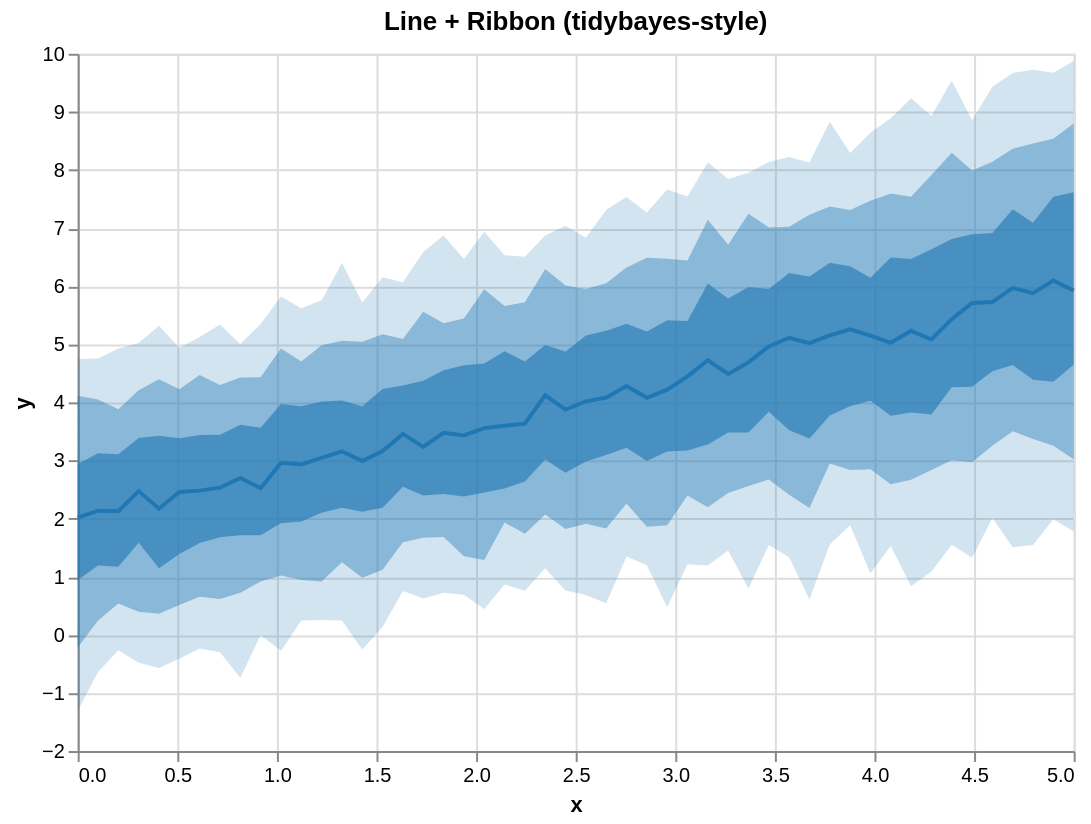

This figure's Vega-Lite source:
### Vega-Lite specification from a JSON file in a GitHub repository (floating-point values rounded to 4 significant figures)
{"$schema": "https://vega.github.io/schema/vega-lite/v5.json", "height": 350, "layer": [{"encoding": {"x": {"field": "x", "type": "quantitative"}, "y2": {"field": "hi_0_95_"}, "y": {"field": "lo_0_95_", "title": "y", "type": "quantitative"}}, "mark": {"line": false, "fill": "#1f77b4", "type": "area", "opacity": 0.2}}, {"encoding": {"x": {"field": "x", "type": "quantitative"}, "y2": {"field": "hi_0_8_"}, "y": {"field": "lo_0_8_", "title": "y", "type": "quantitative"}}, "mark": {"line": false, "fill": "#1f77b4", "type": "area", "opacity": 0.4}}, {"encoding": {"x": {"field": "x", "type": "quantitative"}, "y2": {"field": "hi_0_5_"}, "y": {"field": "lo_0_5_", "title": "y", "type": "quantitative"}}, "mark": {"line": false, "fill": "#1f77b4", "type": "area", "opacity": 0.6}}, {"encoding": {"x": {"field": "x", "type": "quantitative"}, "y": {"field": "__median__", "type": "quantitative"}}, "mark": {"color": "#1f77b4", "strokeWidth": 2, "type": "line"}}], "data": {"values": [{"lo_0_8_": -0.2193, "lo_0_95_": -1.31, "hi_0_8_": 4.113, "x": 0.0, "__median__": 2.015, "hi_0_5_": 2.939, "hi_0_95_": 4.747, "lo_0_5_": 0.938}, {"lo_0_8_": 0.2461, "lo_0_95_": -0.6399, "hi_0_8_": 4.047, "x": 0.102, "__median__": 2.136, "hi_0_5_": 3.126, "hi_0_95_": 4.754, "lo_0_5_": 1.192}, {"lo_0_8_": 0.5402, "lo_0_95_": -0.2682, "hi_0_8_": 3.88, "x": 0.2041, "__median__": 2.129, "hi_0_5_": 3.107, "hi_0_95_": 4.926, "lo_0_5_": 1.172}, {"lo_0_8_": 0.3954, "lo_0_95_": -0.482, "hi_0_8_": 4.207, "x": 0.3061, "__median__": 2.473, "hi_0_5_": 3.388, "hi_0_95_": 5.023, "lo_0_5_": 1.583}, {"lo_0_8_": 0.3637, "lo_0_95_": -0.5699, "hi_0_8_": 4.397, "x": 0.4082, "__median__": 2.17, "hi_0_5_": 3.424, "hi_0_95_": 5.317, "lo_0_5_": 1.144}, {"lo_0_8_": 0.5118, "lo_0_95_": -0.4145, "hi_0_8_": 4.224, "x": 0.5102, "__median__": 2.458, "hi_0_5_": 3.382, "hi_0_95_": 4.939, "lo_0_5_": 1.391}, {"lo_0_8_": 0.6561, "lo_0_95_": -0.2367, "hi_0_8_": 4.471, "x": 0.6122, "__median__": 2.481, "hi_0_5_": 3.441, "hi_0_95_": 5.124, "lo_0_5_": 1.579}, {"lo_0_8_": 0.6144, "lo_0_95_": -0.2996, "hi_0_8_": 4.298, "x": 0.7143, "__median__": 2.532, "hi_0_5_": 3.442, "hi_0_95_": 5.339, "lo_0_5_": 1.677}, {"lo_0_8_": 0.7234, "lo_0_95_": -0.741, "hi_0_8_": 4.429, "x": 0.8163, "__median__": 2.698, "hi_0_5_": 3.614, "hi_0_95_": 5.004, "lo_0_5_": 1.712}, {"lo_0_8_": 0.9181, "lo_0_95_": -0.008916, "hi_0_8_": 4.43, "x": 0.9184, "__median__": 2.521, "hi_0_5_": 3.564, "hi_0_95_": 5.35, "lo_0_5_": 1.713}, {"lo_0_8_": 1.022, "lo_0_95_": -0.2744, "hi_0_8_": 4.927, "x": 1.02, "__median__": 2.962, "hi_0_5_": 3.972, "hi_0_95_": 5.822, "lo_0_5_": 1.921}, {"lo_0_8_": 0.9448, "lo_0_95_": 0.2443, "hi_0_8_": 4.702, "x": 1.122, "__median__": 2.931, "hi_0_5_": 3.934, "hi_0_95_": 5.618, "lo_0_5_": 1.949}, {"lo_0_8_": 0.9188, "lo_0_95_": 0.2532, "hi_0_8_": 4.983, "x": 1.224, "__median__": 3.043, "hi_0_5_": 4.014, "hi_0_95_": 5.756, "lo_0_5_": 2.1}, {"lo_0_8_": 1.247, "lo_0_95_": 0.2455, "hi_0_8_": 5.063, "x": 1.327, "__median__": 3.156, "hi_0_5_": 4.033, "hi_0_95_": 6.398, "lo_0_5_": 2.185}, {"lo_0_8_": 0.9814, "lo_0_95_": -0.2534, "hi_0_8_": 5.043, "x": 1.429, "__median__": 2.992, "hi_0_5_": 3.934, "hi_0_95_": 5.721, "lo_0_5_": 2.119}, {"lo_0_8_": 1.121, "lo_0_95_": 0.1387, "hi_0_8_": 5.172, "x": 1.531, "__median__": 3.163, "hi_0_5_": 4.23, "hi_0_95_": 6.154, "lo_0_5_": 2.186}, {"lo_0_8_": 1.594, "lo_0_95_": 0.7548, "hi_0_8_": 5.09, "x": 1.633, "__median__": 3.457, "hi_0_5_": 4.29, "hi_0_95_": 6.07, "lo_0_5_": 2.55}, {"lo_0_8_": 1.67, "lo_0_95_": 0.6261, "hi_0_8_": 5.559, "x": 1.735, "__median__": 3.233, "hi_0_5_": 4.374, "hi_0_95_": 6.586, "lo_0_5_": 2.398}, {"lo_0_8_": 1.681, "lo_0_95_": 0.7245, "hi_0_8_": 5.361, "x": 1.837, "__median__": 3.475, "hi_0_5_": 4.551, "hi_0_95_": 6.872, "lo_0_5_": 2.421}, {"lo_0_8_": 1.352, "lo_0_95_": 0.6886, "hi_0_8_": 5.446, "x": 1.939, "__median__": 3.43, "hi_0_5_": 4.637, "hi_0_95_": 6.469, "lo_0_5_": 2.38}, {"lo_0_8_": 1.285, "lo_0_95_": 0.4434, "hi_0_8_": 5.946, "x": 2.041, "__median__": 3.558, "hi_0_5_": 4.67, "hi_0_95_": 6.937, "lo_0_5_": 2.451}, {"lo_0_8_": 1.931, "lo_0_95_": 0.8651, "hi_0_8_": 5.661, "x": 2.143, "__median__": 3.596, "hi_0_5_": 4.879, "hi_0_95_": 6.533, "lo_0_5_": 2.52}, {"lo_0_8_": 1.738, "lo_0_95_": 0.7573, "hi_0_8_": 5.724, "x": 2.245, "__median__": 3.634, "hi_0_5_": 4.704, "hi_0_95_": 6.508, "lo_0_5_": 2.639}, {"lo_0_8_": 2.071, "lo_0_95_": 1.144, "hi_0_8_": 6.297, "x": 2.347, "__median__": 4.121, "hi_0_5_": 4.986, "hi_0_95_": 6.87, "lo_0_5_": 3.018}, {"lo_0_8_": 1.822, "lo_0_95_": 0.7603, "hi_0_8_": 6.013, "x": 2.449, "__median__": 3.876, "hi_0_5_": 4.874, "hi_0_95_": 7.04, "lo_0_5_": 2.789}, {"lo_0_8_": 1.911, "lo_0_95_": 0.6836, "hi_0_8_": 5.954, "x": 2.551, "__median__": 4.019, "hi_0_5_": 5.15, "hi_0_95_": 6.832, "lo_0_5_": 2.98}, {"lo_0_8_": 1.83, "lo_0_95_": 0.5437, "hi_0_8_": 6.051, "x": 2.653, "__median__": 4.084, "hi_0_5_": 5.234, "hi_0_95_": 7.311, "lo_0_5_": 3.096}, {"lo_0_8_": 2.26, "lo_0_95_": 1.345, "hi_0_8_": 6.321, "x": 2.755, "__median__": 4.282, "hi_0_5_": 5.356, "hi_0_95_": 7.537, "lo_0_5_": 3.22}, {"lo_0_8_": 1.86, "lo_0_95_": 1.196, "hi_0_8_": 6.491, "x": 2.857, "__median__": 4.078, "hi_0_5_": 5.222, "hi_0_95_": 7.267, "lo_0_5_": 2.991}, {"lo_0_8_": 1.885, "lo_0_95_": 0.478, "hi_0_8_": 6.473, "x": 2.959, "__median__": 4.22, "hi_0_5_": 5.413, "hi_0_95_": 7.663, "lo_0_5_": 3.153}, {"lo_0_8_": 2.396, "lo_0_95_": 1.216, "hi_0_8_": 6.441, "x": 3.061, "__median__": 4.448, "hi_0_5_": 5.402, "hi_0_95_": 7.542, "lo_0_5_": 3.17}, {"lo_0_8_": 2.193, "lo_0_95_": 1.191, "hi_0_8_": 7.143, "x": 3.163, "__median__": 4.727, "hi_0_5_": 6.047, "hi_0_95_": 8.133, "lo_0_5_": 3.276}, {"lo_0_8_": 2.441, "lo_0_95_": 1.45, "hi_0_8_": 6.711, "x": 3.265, "__median__": 4.489, "hi_0_5_": 5.789, "hi_0_95_": 7.843, "lo_0_5_": 3.481}, {"lo_0_8_": 2.559, "lo_0_95_": 0.7948, "hi_0_8_": 7.246, "x": 3.367, "__median__": 4.689, "hi_0_5_": 5.988, "hi_0_95_": 7.954, "lo_0_5_": 3.481}, {"lo_0_8_": 2.673, "lo_0_95_": 1.547, "hi_0_8_": 7.012, "x": 3.469, "__median__": 4.964, "hi_0_5_": 5.95, "hi_0_95_": 8.135, "lo_0_5_": 3.84}, {"lo_0_8_": 2.411, "lo_0_95_": 1.333, "hi_0_8_": 7.024, "x": 3.571, "__median__": 5.112, "hi_0_5_": 6.229, "hi_0_95_": 8.222, "lo_0_5_": 3.519}, {"lo_0_8_": 2.184, "lo_0_95_": 0.6083, "hi_0_8_": 7.228, "x": 3.673, "__median__": 5.021, "hi_0_5_": 6.168, "hi_0_95_": 8.129, "lo_0_5_": 3.38}, {"lo_0_8_": 2.95, "lo_0_95_": 1.552, "hi_0_8_": 7.373, "x": 3.776, "__median__": 5.155, "hi_0_5_": 6.405, "hi_0_95_": 8.831, "lo_0_5_": 3.776}, {"lo_0_8_": 2.838, "lo_0_95_": 1.885, "hi_0_8_": 7.313, "x": 3.878, "__median__": 5.257, "hi_0_5_": 6.345, "hi_0_95_": 8.293, "lo_0_5_": 3.932}, {"lo_0_8_": 2.848, "lo_0_95_": 1.061, "hi_0_8_": 7.472, "x": 3.98, "__median__": 5.15, "hi_0_5_": 6.143, "hi_0_95_": 8.642, "lo_0_5_": 4.028}, {"lo_0_8_": 2.589, "lo_0_95_": 1.527, "hi_0_8_": 7.594, "x": 4.082, "__median__": 5.026, "hi_0_5_": 6.496, "hi_0_95_": 8.892, "lo_0_5_": 3.77}, {"lo_0_8_": 2.668, "lo_0_95_": 0.8332, "hi_0_8_": 7.538, "x": 4.184, "__median__": 5.232, "hi_0_5_": 6.467, "hi_0_95_": 9.236, "lo_0_5_": 3.825}, {"lo_0_8_": 2.835, "lo_0_95_": 1.09, "hi_0_8_": 7.915, "x": 4.286, "__median__": 5.083, "hi_0_5_": 6.637, "hi_0_95_": 8.929, "lo_0_5_": 3.792}, {"lo_0_8_": 3.002, "lo_0_95_": 1.551, "hi_0_8_": 8.296, "x": 4.388, "__median__": 5.432, "hi_0_5_": 6.811, "hi_0_95_": 9.541, "lo_0_5_": 4.262}, {"lo_0_8_": 2.97, "lo_0_95_": 1.328, "hi_0_8_": 7.991, "x": 4.49, "__median__": 5.712, "hi_0_5_": 6.893, "hi_0_95_": 8.855, "lo_0_5_": 4.268}, {"lo_0_8_": 3.254, "lo_0_95_": 2.011, "hi_0_8_": 8.142, "x": 4.592, "__median__": 5.727, "hi_0_5_": 6.916, "hi_0_95_": 9.433, "lo_0_5_": 4.535}, {"lo_0_8_": 3.503, "lo_0_95_": 1.508, "hi_0_8_": 8.367, "x": 4.694, "__median__": 5.971, "hi_0_5_": 7.322, "hi_0_95_": 9.668, "lo_0_5_": 4.643}, {"lo_0_8_": 3.368, "lo_0_95_": 1.545, "hi_0_8_": 8.455, "x": 4.796, "__median__": 5.88, "hi_0_5_": 7.091, "hi_0_95_": 9.725, "lo_0_5_": 4.389}, {"lo_0_8_": 3.254, "lo_0_95_": 1.989, "hi_0_8_": 8.537, "x": 4.898, "__median__": 6.097, "hi_0_5_": 7.54, "hi_0_95_": 9.672, "lo_0_5_": 4.357}, {"lo_0_8_": 3.022, "lo_0_95_": 1.777, "hi_0_8_": 8.799, "x": 5.0, "__median__": 5.923, "hi_0_5_": 7.619, "hi_0_95_": 9.875, "lo_0_5_": 4.649}]}, "title": "Line + Ribbon (tidybayes-style)", "width": 500}
